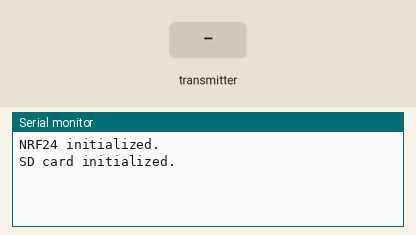
Simulated run of this sketch. Board: Arduino Uno, built with avr-gcc and run on an emulated ATmega328P. On the bench: the last lines printed to the serial monitor. The test bench sets the inputs (shaded band). Storage starts empty; no radio packets arrive unless stated.

Above: at 1.2 s.
1.3 s: the transmitter starts sending adcValue = 0
At 1.37 s:
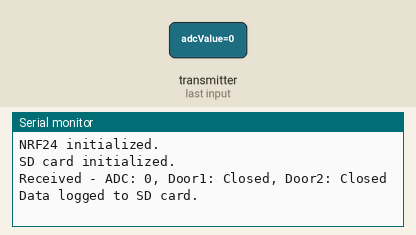
2.8 s: the transmitter starts sending door1State = 1
At 3.12 s:
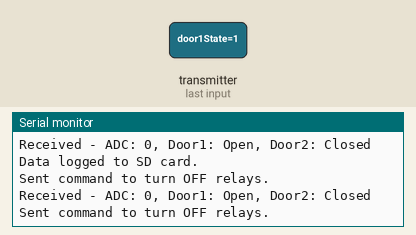
4.5 s: the transmitter starts sending door2State = 1
At 4.64 s:
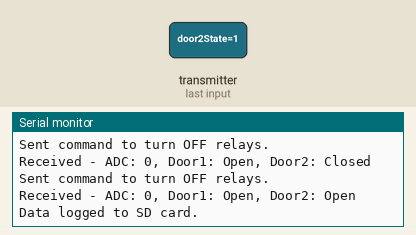
6.1 s: the transmitter starts sending adcValue = 256
9.1 s: the transmitter starts sending door1State = 0
At 9.26 s:
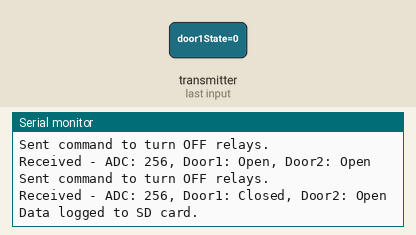
10.8 s: the transmitter starts sending door2State = 0
At 11.12 s:
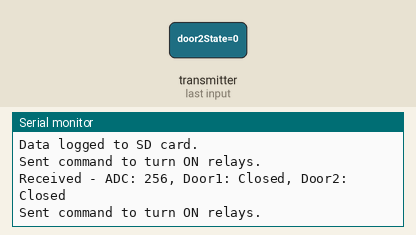

Measured:
- after the input at 1.3 s, the serial monitor: prints a new line at once (image 1)
- after the input at 2.8 s, the serial monitor: prints a new line after 0.15 s (image 2)
- after the input at 4.5 s, the serial monitor: prints a new line after 0.07 s (image 3)
- after the input at 9.1 s, the serial monitor: prints a new line after 0.09 s (image 4)
- after the input at 10.8 s, the serial monitor: prints a new line after 0.14 s (image 5)

The sketch:

server.ino
```cpp
/*


Server Code (Receiver with SD Card Logging and Command Sending to Second Client)
This code receives data from the first client, logs switch state changes to the SD card, and sends a command to the second client to turn on/off the relays.


*/
#include <SPI.h>
#include <nRF24L01.h>
#include <RF24.h>
#include <SD.h>

// Define the CE and CSN pins
#define CE_PIN 9
#define CSN_PIN 10

// Create an instance of the RF24 class
RF24 radio(CE_PIN, CSN_PIN);

// Define the address for communication with the first client
const byte firstClientAddress[6] = "00001";

// Define the address for communication with the second client
const byte secondClientAddress[6] = "00002";

// SD card chip select pin
#define SD_CS_PIN 4

// Structure to hold the received data from the first client
struct DataPacket {
  int adcValue;
  bool door1State;
  bool door2State;
};

// Structure to hold the command to be sent to the second client
struct CommandPacket {
  bool turnOnRelays;
};

// Variables to store the previous state of the switches
bool prevDoor1State = HIGH;
bool prevDoor2State = HIGH;

void setup() {
  // Initialize serial communication
  Serial.begin(9600);

  // Initialize the NRF24 module
  if (radio.begin()) {
    Serial.println("NRF24 initialized.");
  } else {
    Serial.println("NRF24 initialization failed.");
    while (1);
  }

  // Set the address for communication with the first client
  radio.openReadingPipe(0, firstClientAddress);

  // Set the address for communication with the second client
  radio.openWritingPipe(secondClientAddress);

  // Set the module as a receiver
  radio.startListening();

  // Initialize the SD card
  if (SD.begin(SD_CS_PIN)) {
    Serial.println("SD card initialized.");
  } else {
    Serial.println("SD card initialization failed.");
    while (1);
  }
}

void loop() {
  // Check if there is data available to read from the first client
  if (radio.available()) {
    // Variable to store the received data
    DataPacket data;

    // Read the data
    radio.read(&data, sizeof(data));

    // Print the received data to the serial monitor
    Serial.print("Received - ADC: ");
    Serial.print(data.adcValue);
    Serial.print(", Door1: ");
    Serial.print(data.door1State ? "Open" : "Closed");
    Serial.print(", Door2: ");
    Serial.println(data.door2State ? "Open" : "Closed");

    // Check if the switch states have changed
    if (data.door1State != prevDoor1State || data.door2State != prevDoor2State) {
      // Log the change to the SD card
      logDataToSD(data);

      // Update the previous states
      prevDoor1State = data.door1State;
      prevDoor2State = data.door2State;
    }

    // Check if WTF=ON (example condition)
    if (data.door1State == LOW && data.door2State == LOW) { // Example condition for WTF=ON
      // Send a command to the second client to turn on the relays
      CommandPacket command;
      command.turnOnRelays = true;
      radio.stopListening();
      radio.write(&command, sizeof(command));
      radio.startListening();
      Serial.println("Sent command to turn ON relays.");
    } else {
      // Send a command to the second client to turn off the relays
      CommandPacket command;
      command.turnOnRelays = false;
      radio.stopListening();
      radio.write(&command, sizeof(command));
      radio.startListening();
      Serial.println("Sent command to turn OFF relays.");
    }
  }
}

void logDataToSD(DataPacket data) {
  // Open the log file (create if it doesn't exist)
  File file = SD.open("log.txt", FILE_WRITE);

  if (file) {
    // Write the data to the file
    file.print("ADC: ");
    file.print(data.adcValue);
    file.print(", Door1: ");
    file.print(data.door1State ? "Open" : "Closed");
    file.print(", Door2: ");
    file.println(data.door2State ? "Open" : "Closed");

    // Close the file
    file.close();
    Serial.println("Data logged to SD card.");
  } else {
    Serial.println("Error opening log file.");
  }
}
```

listener.cpp
```cpp
#include <SPI.h>
#include <nRF24L01.h>
#include <RF24.h>

// Define the CE and CSN pins
#define CE_PIN 9
#define CSN_PIN 10

// Create an instance of the RF24 class
RF24 radio(CE_PIN, CSN_PIN);

// Define the address for communication
const byte address[6] = "00001";

void setup() {
  // Initialize serial communication
  Serial.begin(9600);

  // Initialize the NRF24 module
  if (radio.begin()) {
    Serial.println("NRF24 initialized.");
  } else {
    Serial.println("NRF24 initialization failed.");
    while (1);
  }

  // Set the address for communication
  radio.openReadingPipe(0, address);

  // Set the module as a receiver
  radio.startListening();
}

void loop() {
  // Check if there is data available to read
  if (radio.available()) {
    // Variable to store the received ADC value
    int adcValue = 0;

    // Read the data
    radio.read(&adcValue, sizeof(adcValue));

    // Print the received value to the serial monitor
    Serial.print("Received: ");
    Serial.println(adcValue);
  }
}
```

transensors.cpp
```cpp
#include <SPI.h>
#include <nRF24L01.h>
#include <RF24.h>

// Define the CE and CSN pins
#define CE_PIN 9
#define CSN_PIN 10

// Create an instance of the RF24 class
RF24 radio(CE_PIN, CSN_PIN);

// Define the address for communication
const byte address[6] = "00001";

// Analog pin for reading data
#define ADC_PIN A0

// Digital pins for door switches
#define DOOR_SWITCH_1 2
#define DOOR_SWITCH_2 3

// Structure to hold the data to be sent
struct DataPacket {
  int adcValue;
  bool door1State;
  bool door2State;
};

void setup() {
  // Initialize serial communication
  Serial.begin(9600);

  // Initialize the NRF24 module
  if (radio.begin()) {
    Serial.println("NRF24 initialized.");
  } else {
    Serial.println("NRF24 initialization failed.");
    while (1);
  }

  // Set the address for communication
  radio.openWritingPipe(address);

  // Set the module as a transmitter
  radio.stopListening();

  // Set door switch pins as input
  pinMode(DOOR_SWITCH_1, INPUT_PULLUP);
  pinMode(DOOR_SWITCH_2, INPUT_PULLUP);
}

void loop() {
  // Create a data packet
  DataPacket data;

  // Read the analog value from the ADC pin
  data.adcValue = analogRead(ADC_PIN);

  // Read the state of the door switches
  data.door1State = digitalRead(DOOR_SWITCH_1);
  data.door2State = digitalRead(DOOR_SWITCH_2);

  // Send the data packet to the receiver
  bool success = radio.write(&data, sizeof(data));

  // Print the result to the serial monitor
  if (success) {
    Serial.print("Sent - ADC: ");
    Serial.print(data.adcValue);
    Serial.print(", Door1: ");
    Serial.print(data.door1State ? "Open" : "Closed");
    Serial.print(", Door2: ");
    Serial.println(data.door2State ? "Open" : "Closed");
  } else {
    Serial.println("Failed to send data.");
  }

  // Wait for a short period before sending the next value
  delay(1000);
}
```
